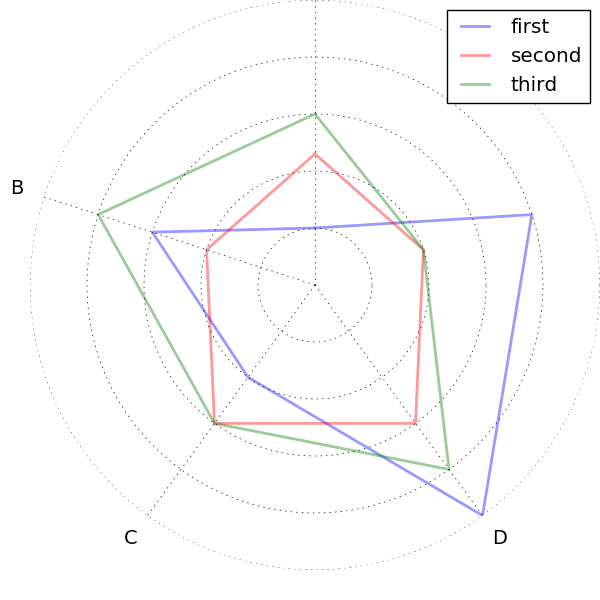

Source code (Python):
#!/usr/bin/env python
# -*- coding: utf-8 -*- 
"""radarchart.py
"""
import numpy as np
import matplotlib.pyplot as plt

class RadarChart(object):
    """
    fig = plt.figure(figsize=(6, 6))

    titles = list("ABCDE")

    radar = RadarChart(fig, titles)
    radar.plot([1, 3, 2, 5, 4],  "-", lw=2, color="b", alpha=0.4, label="first")
    radar.plot([2.3, 2, 3, 3, 2],"-", lw=2, color="r", alpha=0.4, label="second")
    radar.plot([3, 4, 3, 4, 2], "-", lw=2, color="g", alpha=0.4, label="third")
    """

    def __init__(self, fig, titles, labels=None, rect=None):
        if rect is None:
            rect = [0.05, 0.05, 0.95, 0.95]

        self.n = len(titles)
        self.angles = np.arange(90, 90+360, 360.0/self.n)
        if labels is None:
            self.labels = ["" for _ in self.angles]
        else:
            self.labels = labels
        self.axes = [fig.add_axes(rect, projection="polar", label="axes{}".format(i)) for i in range(self.n)]

        self.ax = self.axes[0]
        self.ax.set_thetagrids(self.angles, labels=titles, fontsize=14)

        for ax in self.axes[1:]:
            ax.patch.set_visible(False)
            ax.grid("off")
            ax.xaxis.set_visible(False)

        for ax, angle, label in zip(self.axes, self.angles, self.labels):
            ax.set_rgrids(range(1, 6), angle=angle, labels=label)
            ax.spines["polar"].set_visible(False)
            ax.set_ylim(0, 5)

    def plot(self, values, *args, **kwargs):
        angle = np.deg2rad(np.r_[self.angles, self.angles[0]])
        values = np.r_[values, values[0]]
        self.ax.plot(angle, values, *args, **kwargs)

    def show(self):
        self.ax.legend()
        plt.show(1)

    def save(self, outfile='radarchart.png'):
        fig.savefig(outfile, dpi=100)
        print "saved {}".format(outfile)

    def clf(self):
        plt.clf()
